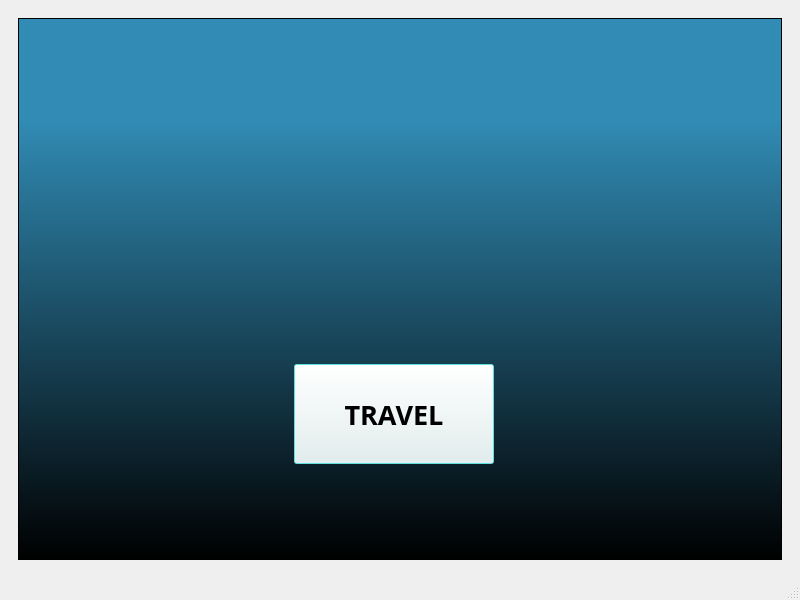
<?xml version="1.0" encoding="UTF-8"?>
<ui version="4.0">
 <class>MainWindow</class>
 <widget class="QMainWindow" name="MainWindow">
  <property name="geometry">
   <rect>
    <x>0</x>
    <y>0</y>
    <width>800</width>
    <height>600</height>
   </rect>
  </property>
  <property name="windowTitle">
   <string>Travel Assistant</string>
  </property>
  <property name="windowIcon">
   <iconset resource="travel_assistant_assets.qrc">
    <normaloff>:/Icons/assets/planeIcon.png</normaloff>:/Icons/assets/planeIcon.png</iconset>
  </property>
  <property name="layoutDirection">
   <enum>Qt::LeftToRight</enum>
  </property>
  <widget class="QWidget" name="centralwidget">
   <layout class="QGridLayout" name="gridLayout">
    <item row="0" column="0">
     <widget class="QStackedWidget" name="views">
      <widget class="QWidget" name="welcome">
       <layout class="QGridLayout" name="gridLayout_2">
        <item row="0" column="0">
         <widget class="QFrame" name="frame">
          <property name="cursor">
           <cursorShape>UpArrowCursor</cursorShape>
          </property>
          <property name="layoutDirection">
           <enum>Qt::LeftToRight</enum>
          </property>
          <property name="styleSheet">
           <string notr="true">QFrame 
{
image: url(:/Images/assets/plane_vector.png);
	background-color: qlineargradient(spread:pad, x1:1, y1:0.1875, x2:1, y2:1, stop:0 rgba(49, 139, 180, 255), stop:1 rgba(0, 0, 0, 255));
}


</string>
          </property>
          <property name="frameShape">
           <enum>QFrame::StyledPanel</enum>
          </property>
          <property name="frameShadow">
           <enum>QFrame::Raised</enum>
          </property>
          <layout class="QGridLayout" name="gridLayout_3">
           <item row="0" column="1">
            <spacer name="verticalSpacer">
             <property name="orientation">
              <enum>Qt::Vertical</enum>
             </property>
             <property name="sizeType">
              <enum>QSizePolicy::Fixed</enum>
             </property>
             <property name="sizeHint" stdset="0">
              <size>
               <width>20</width>
               <height>250</height>
              </size>
             </property>
            </spacer>
           </item>
           <item row="1" column="0">
            <spacer name="horizontalSpacer">
             <property name="orientation">
              <enum>Qt::Horizontal</enum>
             </property>
             <property name="sizeHint" stdset="0">
              <size>
               <width>248</width>
               <height>20</height>
              </size>
             </property>
            </spacer>
           </item>
           <item row="1" column="1">
            <widget class="QPushButton" name="travel_button">
             <property name="minimumSize">
              <size>
               <width>200</width>
               <height>60</height>
              </size>
             </property>
             <property name="maximumSize">
              <size>
               <width>200</width>
               <height>100</height>
              </size>
             </property>
             <property name="font">
              <font>
               <family>News706 BT</family>
               <pointsize>20</pointsize>
               <weight>75</weight>
               <bold>true</bold>
              </font>
             </property>
             <property name="cursor">
              <cursorShape>PointingHandCursor</cursorShape>
             </property>
             <property name="styleSheet">
              <string notr="true">QPushButton{
	selection-background-color: rgb(85, 255, 255);
	selection-color: rgb(170, 0, 0);

}</string>
             </property>
             <property name="text">
              <string>TRAVEL</string>
             </property>
             <property name="icon">
              <iconset resource="travel_assistant_assets.qrc">
               <normaloff>:/Icons/assets/planeIcon.png</normaloff>:/Icons/assets/planeIcon.png</iconset>
             </property>
             <property name="autoDefault">
              <bool>false</bool>
             </property>
             <property name="default">
              <bool>true</bool>
             </property>
             <property name="flat">
              <bool>false</bool>
             </property>
            </widget>
           </item>
           <item row="1" column="2">
            <spacer name="horizontalSpacer_2">
             <property name="orientation">
              <enum>Qt::Horizontal</enum>
             </property>
             <property name="sizeHint" stdset="0">
              <size>
               <width>278</width>
               <height>20</height>
              </size>
             </property>
            </spacer>
           </item>
          </layout>
         </widget>
        </item>
       </layout>
      </widget>
      <widget class="QWidget" name="page_2">
       <layout class="QGridLayout" name="gridLayout_4">
        <item row="0" column="0">
         <widget class="QLabel" name="label">
          <property name="font">
           <font>
            <family>News706 BT</family>
            <pointsize>72</pointsize>
            <weight>75</weight>
            <bold>true</bold>
           </font>
          </property>
          <property name="text">
           <string>UwU</string>
          </property>
          <property name="alignment">
           <set>Qt::AlignCenter</set>
          </property>
         </widget>
        </item>
       </layout>
      </widget>
     </widget>
    </item>
   </layout>
  </widget>
  <widget class="QMenuBar" name="menubar">
   <property name="geometry">
    <rect>
     <x>0</x>
     <y>0</y>
     <width>800</width>
     <height>21</height>
    </rect>
   </property>
  </widget>
  <widget class="QStatusBar" name="statusbar"/>
 </widget>
 <resources>
  <include location="travel_assistant_assets.qrc"/>
 </resources>
 <connections/>
</ui>
